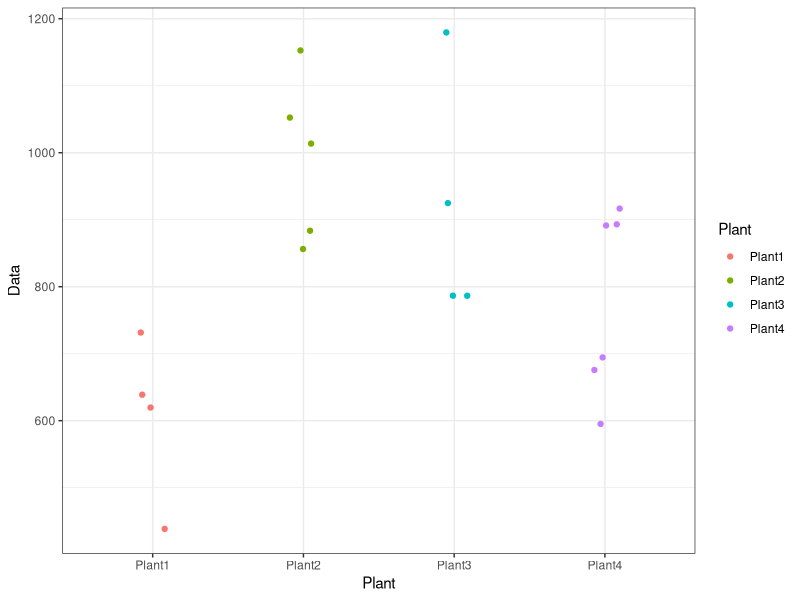
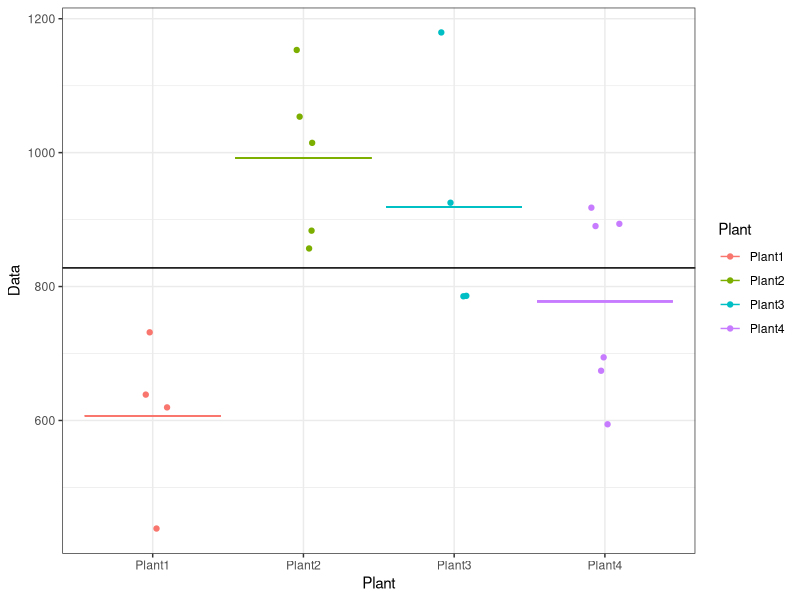
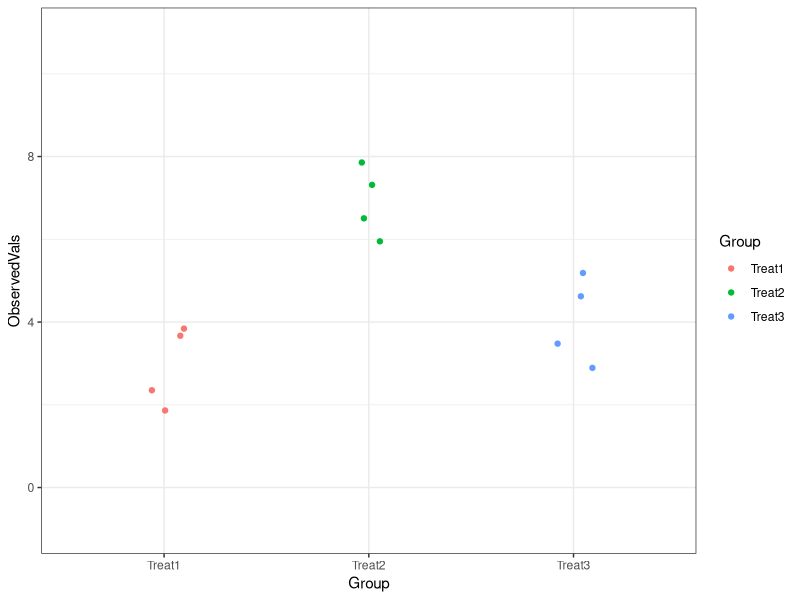
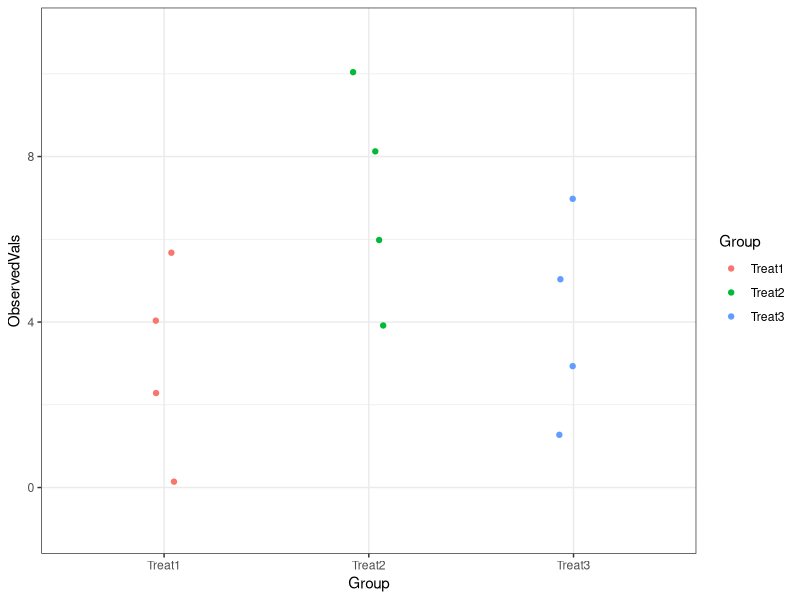
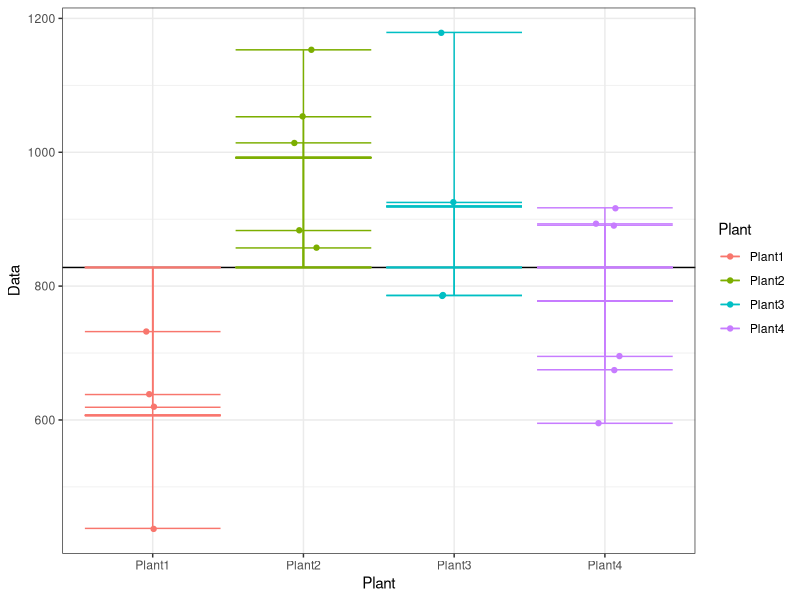
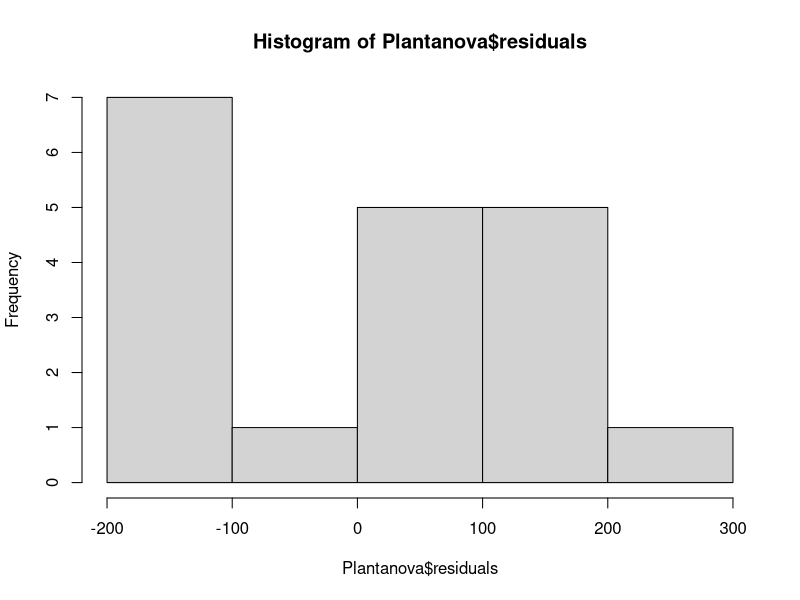
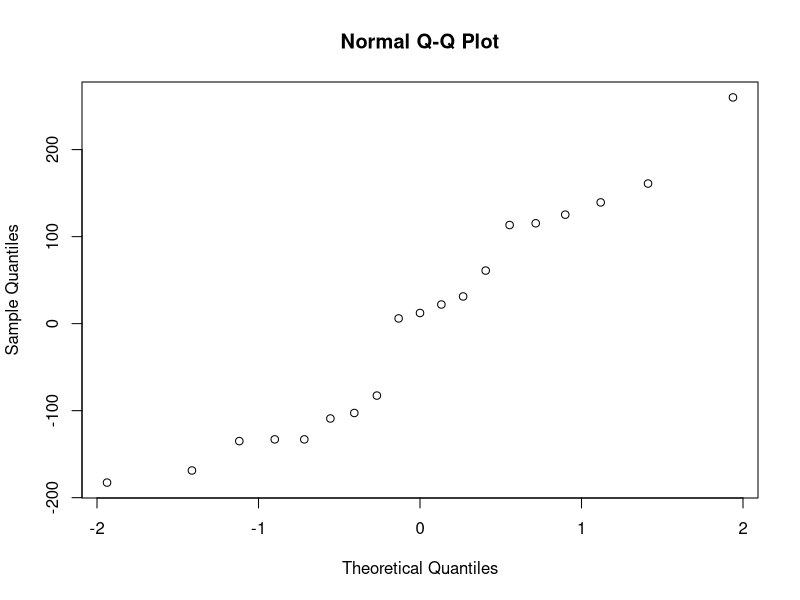
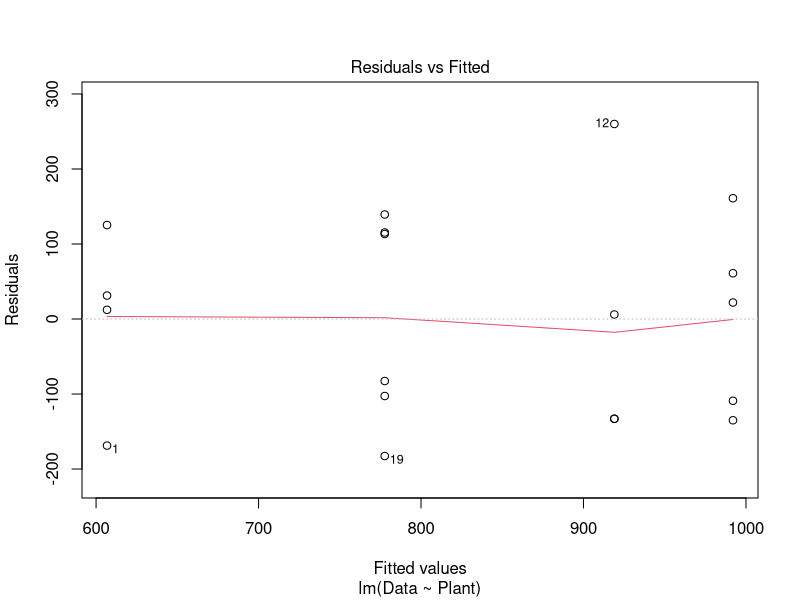

R code for these plots, in order:
## ---- chunk 1
knitr::opts_chunk$set(echo = TRUE)
## ---- chunk 2
Plant1<-c(438, 619, 732, 638)
Plant2<-c(857, 1014, 1153, 883, 1053)
Plant3<-c(925, 786, 1179, 786)
Plant4<-c(893, 891, 917, 695, 675, 595)

Plantdata<-data.frame(Plant=c(rep("Plant1",4), rep("Plant2", 5), rep("Plant3", 4), rep("Plant4",6)), Data=c(Plant1, Plant2, Plant3, Plant4), gpmeans=c(rep(606.8, 4),rep(992.0, 5), rep(919.0, 4), rep(777.7, 6)))

require(plyr)
group.mu <- ddply(Plantdata, "Plant", summarise, grp.mean=round(mean(Data), 1))
group.mu

mean(Plant1); length(Plant1); sd(Plant1)
mean(Plant2); length(Plant2); sd(Plant2)
mean(Plant3); length(Plant3); sd(Plant3)
mean(Plant4); length(Plant4); sd(Plant4)
mean(Plantdata$Data); length(Plantdata$Data); sd(Plantdata$Data)

require(ggplot2)

ggplot(data=Plantdata, aes(x=Plant, y=Data, color=Plant))+
  geom_jitter(width=0.1)+
  theme_bw()
  #geom_errorbar(aes(ymax=gpmeans, ymin=gpmeans))+
  #geom_hline(yintercept=827.8421)

ggplot(data=Plantdata, aes(x=Plant, y=Data, color=Plant))+
  geom_jitter(width=0.1)+
  theme_bw()+
  geom_errorbar(aes(ymax=gpmeans, ymin=gpmeans))+
  geom_hline(yintercept=827.8421)

data.tight<-data.frame(Group=c(rep("Treat1", 4), rep("Treat2", 4), rep("Treat3", 4)), ObservedVals=c(2, 2.5, 3.5,4, 6, 6.5, 7.5, 8, 3, 3.5, 4.5, 5))

data.wide<-data.frame(Group=c(rep("Treat1", 4), rep("Treat2", 4), rep("Treat3", 4)), ObservedVals=c(0,2,4,6,4,6,8,10,1,3,5,7))

ggplot(data=data.tight, aes(x=Group, y=ObservedVals, color=Group))+
  geom_jitter(width=0.1)+
  theme_bw()+
  ylim(-1,11)

ggplot(data=data.wide, aes(x=Group, y=ObservedVals, color=Group))+
  geom_jitter(width=0.1)+
  theme_bw()+
  ylim(-1,11)


## ---- chunk 3
Plantdata$OverallMean<-827.8
Plantdata$Treateff<-(Plantdata$gpmeans-Plantdata$OverallMean)
Plantdata$Resid<-(Plantdata$Data-Plantdata$gpmeans)
Plantdata$Obs_Overall<-Plantdata$Data-827.8

A.SSTot<-sum((Plantdata$Obs_Overall)^2)
A.SSTreat<-sum((Plantdata$Treateff^2))
A.SSError<-sum((Plantdata$Resid^2))

Plantdata$OverallMeanT<-mean(Plantdata$Data)
Plantdata$gpmeansT<-c(rep(mean(Plant1), length(Plant1)),rep(mean(Plant2), length(Plant2)), rep(mean(Plant3), length(Plant3)), rep(mean(Plant4), length(Plant4))) 
Plantdata$TreateffT<-(Plantdata$gpmeansT-Plantdata$OverallMeanT)
Plantdata$ResidT<-(Plantdata$Data-Plantdata$gpmeansT)
Plantdata$Obs_OverallT<-Plantdata$Data-mean(Plantdata$Data)

SSTot<-sum((Plantdata$Obs_OverallT)^2)
SSTreat<-sum((Plantdata$TreateffT^2))
SSError<-sum((Plantdata$ResidT^2))

ggplot(data=Plantdata, aes(x=Plant, y=Data, color=Plant))+
  geom_jitter(width=0.1)+
  theme_bw()+
  geom_errorbar(aes(ymax=gpmeans, ymin=gpmeans))+
  geom_hline(yintercept=827.8421)+
  #geom_segment(aes(x=Plant,y=827.8421, yend=gpmeans, xend=Plant))
  #geom_segment(aes(ymin=gpmeans, ymax=Data))+
  geom_errorbar(aes(ymin=Data, ymax=827.8421))
## ---- chunk 4
Plantanova<-aov(Data~Plant, data=Plantdata)
summary(Plantanova)
hist(Plantanova$residuals)
qqnorm(Plantanova$residuals)

Plantlm<-lm(Data~Plant, data=Plantdata)
anova(Plantlm)
plot(Plantlm)

ggplot(data=Plantdata, aes(x=Plant, y=(Data-gpmeans), col=Plant))+
    geom_point()
  
hist(Plantanova$residuals)

#Fisher LSD CIs:
ft<-qt(p=0.05/2, df=15, lower.tail=FALSE)
#Sample sizes of 4 and 5
(F4_5ME=ft*sqrt(20322.54*(1/4+1/5)))
(diff1_2<-606.8-992.0)
diff1_2+F4_5ME; diff1_2-F4_5ME

(diff2_3<-992-919)
diff2_3+F4_5ME; diff2_3-F4_5ME

#Sample sizes of 4 and 4
(F4_4ME=ft*sqrt(20322.54*(1/4+1/4)))
(diff1_3<-606.8-919.0)
diff1_3+F4_4ME; diff1_3-F4_4ME

#Sample sizes of 4 and 6
(F4_6ME=ft*sqrt(20322.54*(1/4+1/6)))
(diff1_4<-606.8-777.7)
diff1_4+F4_6ME; diff1_4-F4_6ME

(diff3_4<-919-777.7)
diff3_4+F4_6ME; diff3_4-F4_6ME

#Sample sizes of 5 and 6
(F5_6ME=ft*sqrt(20322.54*(1/5+1/6)))
(diff2_4<-992.0-777.7)
diff2_4+F5_6ME; diff2_4-F5_6ME

#Bonferroni Multiple Comparison Adjustment
qt(p=.0042, df=15, lower.tail=FALSE)

#Tukey Multiple Comparison Adjustment
TukeyHSD(Plantanova)
qtukey(p=(1-0.05), nmeans=4, df=(19-4)) / sqrt(2)

#Kruskal-Wallis Test
kruskal.test(Data~Plant, data=Plantdata)

#post-hoc Wilcoxon Rank Sum
wilcox.test(x=Plant1, y=Plant2, paired=FALSE)
wilcox.test(x=Plant1, y=Plant3, paired=FALSE)
wilcox.test(x=Plant1, y=Plant4, paired=FALSE)
wilcox.test(x=Plant2, y=Plant3, paired=FALSE)
wilcox.test(x=Plant2, y=Plant4, paired=FALSE)
wilcox.test(x=Plant3, y=Plant4, paired=FALSE)
